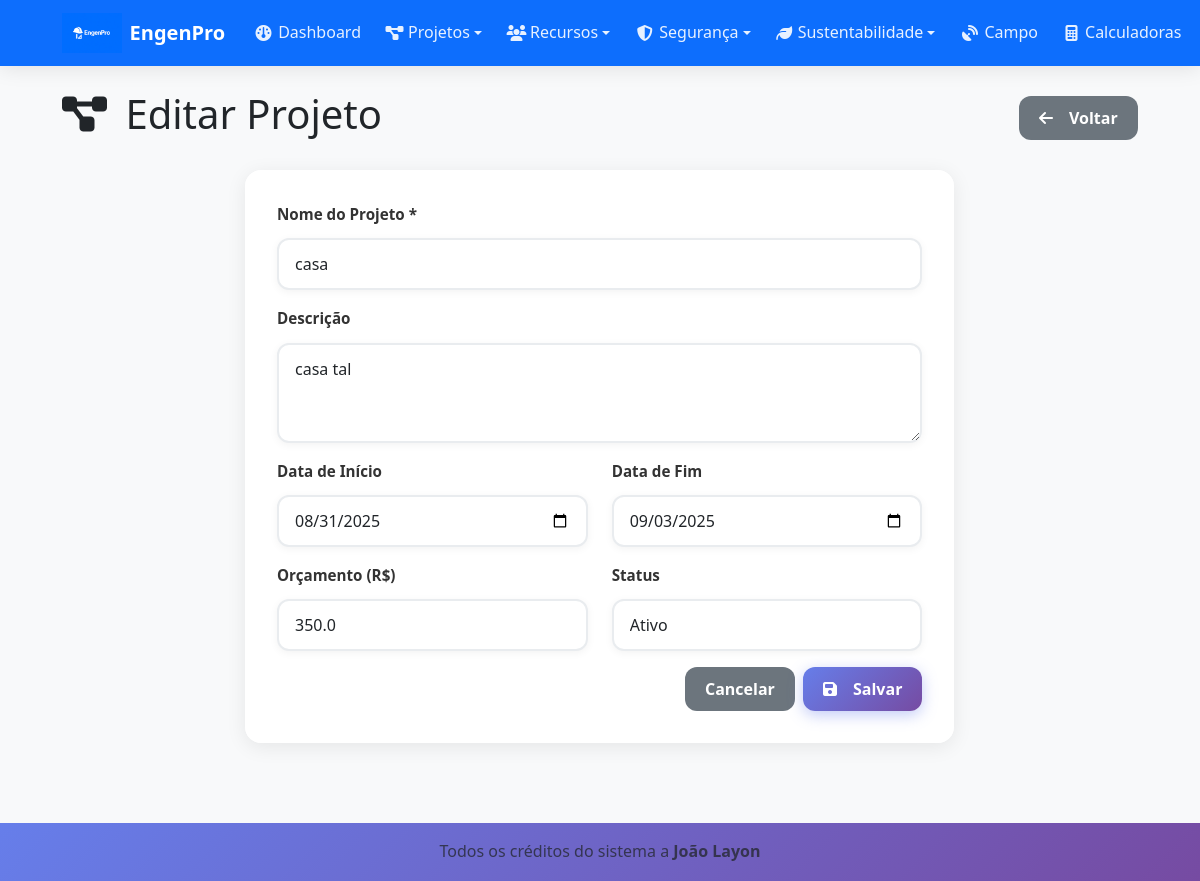
Page /projects/1/edit (signed in) on the committed database.
### tables this page shows
CREATE TABLE projects (
    id INTEGER PRIMARY KEY AUTOINCREMENT,
    name TEXT NOT NULL,
    description TEXT,
    status TEXT DEFAULT 'active',
    start_date DATE,
    end_date DATE,
    budget REAL DEFAULT 0,
    user_id INTEGER,
    created_at TIMESTAMP DEFAULT CURRENT_TIMESTAMP,
    FOREIGN KEY (user_id) REFERENCES users (id)
);

### blueprints/projects.py (the view, shortened to what this page needs)
@projects_bp.route('/<int:id>/edit', methods=['GET', 'POST'])
def edit(id):
    if 'user_id' not in session:
        return redirect(url_for('auth.login'))
    db = get_db()
    project = db.execute('SELECT * FROM projects WHERE id = ?', (id,)).fetchone()
    if not project:
        flash('Project not found', 'error')
        return redirect(url_for('projects.index'))
    return render_template('projects/form.html', project=project)

### blueprints/projects.py (called while the page is built)
def get_db():
    from flask import current_app
    return current_app.get_db()

### templates/projects/form.html (shortened to what this page needs)
{% extends "base.html" %}
{% block content %}
<div class="d-flex justify-content-between align-items-center mb-4">
    <h1>
        <i class="fas fa-project-diagram me-2"></i>
        {% if project %}Editar Projeto{% else %}Novo Projeto{% endif %}
    </h1>
    <a href="{{ url_for('projects.index') }}" class="btn btn-secondary">
        <i class="fas fa-arrow-left me-2"></i>
        Voltar
    </a>
</div>
<div class="row justify-content-center">
    <div class="col-md-8">
        <div class="card">
            <div class="card-body">
                <form method="POST">
                    <div class="row">
                        <div class="col-md-12 mb-3">
                            <label for="name" class="form-label">Nome do Projeto *</label>
                            <input type="text" class="form-control" id="name" name="name"
                                   value="{{ project.name if project else '' }}" required>
                        </div>
                    </div>
                    <div class="mb-3">
                        <label for="description" class="form-label">Descrição</label>
                        <textarea class="form-control" id="description" name="description" rows="3">{{ project.description if project else '' }}</textarea>
                    </div>
                    <div class="row">
                        <div class="col-md-6 mb-3">
                            <label for="start_date" class="form-label">Data de Início</label>
                            <input type="date" class="form-control" id="start_date" name="start_date"
                                   value="{{ project.start_date if project else '' }}">
                        </div>
                        <div class="col-md-6 mb-3">
                            <label for="end_date" class="form-label">Data de Fim</label>
                            <input type="date" class="form-control" id="end_date" name="end_date"
                                   value="{{ project.end_date if project else '' }}">
                        </div>
                    </div>
                    <div class="row">
                        <div class="col-md-6 mb-3">
                            <label for="budget" class="form-label">Orçamento (R$)</label>
                            <input type="number" step="0.01" class="form-control" id="budget" name="budget"
                                   value="{{ project.budget if project else '' }}">
                        </div>
                        {% if project %}
                        <div class="col-md-6 mb-3">
                            <label for="status" class="form-label">Status</label>
                            <select class="form-select" id="status" name="status">
                                <option value="active" {% if project.status == 'active' %}selected{% endif %}>Ativo</option>
                            </select>
                        </div>
                        {% endif %}
                    </div>
                    <div class="d-flex justify-content-end gap-2">
                        <a href="{{ url_for('projects.index') }}" class="btn btn-secondary">Cancelar</a>
                        <button type="submit" class="btn btn-primary">
                            <i class="fas fa-save me-2"></i>
                            Salvar
                        </button>
                    </div>
                </form>
            </div>
        </div>
    </div>
</div>
{% endblock %}

### static/css/style.css (style rules this page uses)
:root { --primary-color: #0d6efd; --success-color: #198754; --warning-color: #ffc107; --danger-color: #dc3545; --info-color: #0dcaf0; --dark-color: #212529; --light-color: #f8f9fa; --border-radius: 0.375rem; --box-shadow: 0 0.125rem 0.25rem rgba(0, 0, 0, 0.075); --box-shadow-lg: 0 1rem 3rem rgba(0, 0, 0, 0.175); }
body { font-family: 'Segoe UI', Tahoma, Geneva, Verdana, sans-serif; background-color: #f8f9fa; line-height: 1.6; }
.card { border: none; box-shadow: var(--box-shadow); transition: all 0.3s ease; border-radius: var(--border-radius); }
.btn { border-radius: var(--border-radius); font-weight: 500; transition: all 0.3s ease; border-width: 1px; }
.form-control, .form-select { border-radius: var(--border-radius); border-color: #ced4da; transition: all 0.3s ease; }
.form-label { font-weight: 600; color: var(--dark-color); margin-bottom: 0.5rem; }
* { box-sizing: border-box; }
html { scroll-behavior: smooth; -webkit-text-size-adjust: 100%; }
body { -webkit-overflow-scrolling: touch; touch-action: manipulation; }
.card { border: none; border-radius: 16px; box-shadow: 0 4px 20px rgba(0,0,0,0.08); transition: all 0.4s cubic-bezier(0.175, 0.885, 0.32, 1.275); overflow: hidden; margin-bottom: 1.5rem; backdrop-filter: blur(10px); background: rgba(255, 255, 255, 0.95); }
.card-body { padding: 1.5rem; }
.btn { min-height: 44px; padding: 0.75rem 1.5rem; border-radius: 12px; font-weight: 600; border: none; position: relative; overflow: hidden; transition: all 0.3s cubic-bezier(0.175, 0.885, 0.32, 1.275); text-decoration: none; display: inline-flex; align-items: center; justify-content: center; gap: 0.5rem; font-size: 0.95rem; cursor: pointer; user-select: none; -webkit-tap-highlight-color: transparent; }
.btn::before { content: ''; position: absolute; top: 0; left: -100%; width: 100%; height: 100%; background: linear-gradient(90deg, transparent, rgba(255,255,255,0.3), transparent); transition: left 0.6s; }
.btn-primary { background: linear-gradient(135deg, #667eea 0%, #764ba2 100%); color: white; box-shadow: 0 4px 15px rgba(102, 126, 234, 0.4); }
.form-label { font-weight: 600; color: #333; margin-bottom: 0.75rem; font-size: 0.95rem; }
.form-control, .form-select { min-height: 48px; padding: 0.875rem 1rem; border: 2px solid #e9ecef; border-radius: 12px; font-size: 1rem; transition: all 0.3s ease; background: white; box-shadow: 0 2px 8px rgba(0,0,0,0.05); }
.form-control::placeholder { color: #adb5bd; font-weight: 400; }
@media (min-width: 414px) { .btn { font-size: 1rem; } }
@media (min-width: 414px) { .card-body { padding: 1.75rem; } }
@media (min-width: 768px) { .card { margin-bottom: 2rem; } }
@media (min-width: 768px) { .card-body { padding: 2rem; } }
@media (min-width: 768px) { .btn { min-height: 40px; padding: 0.625rem 1.25rem; } }
@media (min-width: 768px) { .form-control, .form-select { min-height: 44px; padding: 0.75rem 1rem; } }
.btn, .card, .nav-link, .dropdown-item, .table tbody tr { -webkit-tap-highlight-color: transparent; touch-action: manipulation; }
.btn, .form-control, .form-select, .nav-link { min-height: 44px; }
* { -webkit-transform: translateZ(0); transform: translateZ(0); }
.card, .btn, .navbar, .table-responsive { will-change: transform; backface-visibility: hidden; perspective: 1000px; }

### rows in the picture
projects: name "casa", description "casa tal", start_date "08/31/2025", end_date "09/03/2025", budget "350.0", status "Ativo"
